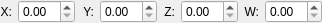
<?xml version="1.0" encoding="UTF-8"?>
<ui version="4.0">
 <class>Vec4MetaWidget</class>
 <widget class="QWidget" name="Vec4MetaWidget">
  <property name="geometry">
   <rect>
    <x>0</x>
    <y>0</y>
    <width>322</width>
    <height>20</height>
   </rect>
  </property>
  <property name="windowTitle">
   <string>Vec4MetaWidget</string>
  </property>
  <layout class="QHBoxLayout" name="horizontalLayout">
   <property name="leftMargin">
    <number>0</number>
   </property>
   <property name="topMargin">
    <number>0</number>
   </property>
   <property name="rightMargin">
    <number>0</number>
   </property>
   <property name="bottomMargin">
    <number>0</number>
   </property>
   <item>
    <widget class="QLabel" name="label">
     <property name="maximumSize">
      <size>
       <width>20</width>
       <height>16777215</height>
      </size>
     </property>
     <property name="font">
      <font>
       <weight>50</weight>
       <bold>false</bold>
      </font>
     </property>
     <property name="text">
      <string>X:</string>
     </property>
     <property name="alignment">
      <set>Qt::AlignRight|Qt::AlignTrailing|Qt::AlignVCenter</set>
     </property>
    </widget>
   </item>
   <item>
    <widget class="QDoubleSpinBox" name="doubleSpinBoxX"/>
   </item>
   <item>
    <widget class="QLabel" name="label_2">
     <property name="maximumSize">
      <size>
       <width>20</width>
       <height>16777215</height>
      </size>
     </property>
     <property name="text">
      <string>Y:</string>
     </property>
     <property name="alignment">
      <set>Qt::AlignRight|Qt::AlignTrailing|Qt::AlignVCenter</set>
     </property>
    </widget>
   </item>
   <item>
    <widget class="QDoubleSpinBox" name="doubleSpinBoxY"/>
   </item>
   <item>
    <widget class="QLabel" name="label_3">
     <property name="maximumSize">
      <size>
       <width>20</width>
       <height>16777215</height>
      </size>
     </property>
     <property name="text">
      <string>Z:</string>
     </property>
     <property name="alignment">
      <set>Qt::AlignRight|Qt::AlignTrailing|Qt::AlignVCenter</set>
     </property>
    </widget>
   </item>
   <item>
    <widget class="QDoubleSpinBox" name="doubleSpinBoxZ"/>
   </item>
   <item>
    <widget class="QLabel" name="label_4">
     <property name="maximumSize">
      <size>
       <width>20</width>
       <height>16777215</height>
      </size>
     </property>
     <property name="text">
      <string>W:</string>
     </property>
     <property name="alignment">
      <set>Qt::AlignRight|Qt::AlignTrailing|Qt::AlignVCenter</set>
     </property>
    </widget>
   </item>
   <item>
    <widget class="QDoubleSpinBox" name="doubleSpinBoxW"/>
   </item>
  </layout>
 </widget>
 <resources/>
 <connections/>
</ui>
